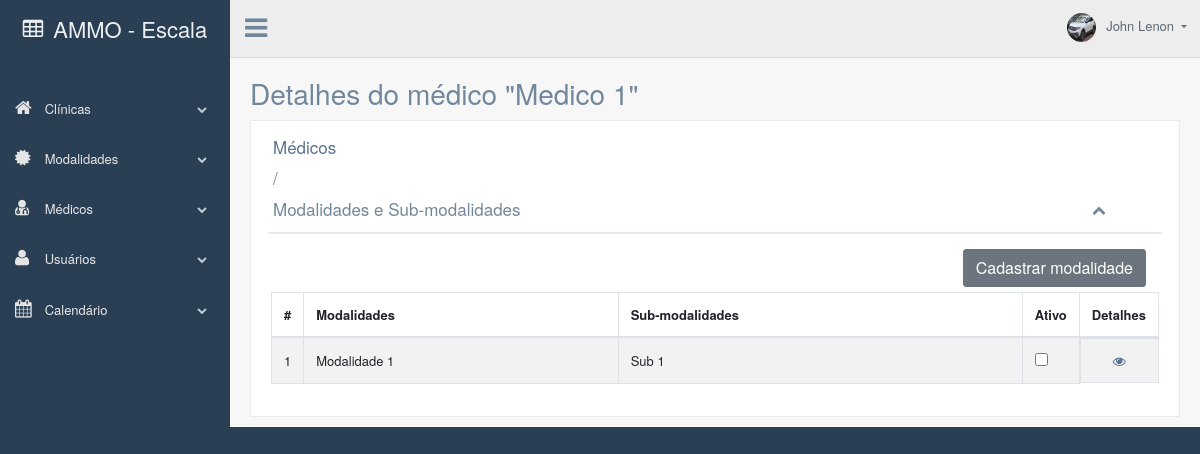
/detalhesMedicos.php?id=7 (signed in), run on an earlier commit of the app's database.
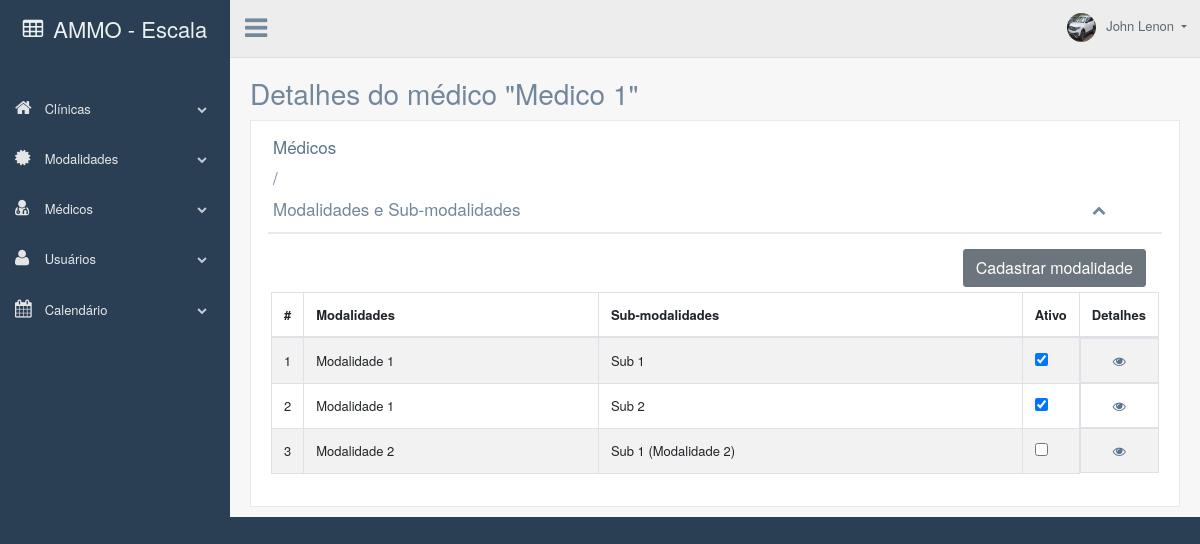
And on a later commit of the database.
### tables this page shows
CREATE TABLE `medicos` (
  `id` int(11) NOT NULL,
  `nome` varchar(255) NOT NULL,
  `email` varchar(255) NOT NULL,
  `cpf` varchar(14) NOT NULL,
  `senha` varchar(255) NOT NULL,
  `cor` varchar(255) NOT NULL
);

CREATE TABLE `sub_modalidades` (
  `id` int(11) NOT NULL,
  `id_modalidades` int(11) NOT NULL,
  `nome` varchar(255) NOT NULL
);

CREATE TABLE `modalidades` (
  `id` int(11) NOT NULL,
  `nome` varchar(255) NOT NULL
);

CREATE TABLE `detalhes_medico` (
  `id` int(11) NOT NULL,
  `id_medico` int(11) NOT NULL,
  `id_modalidade` int(11) NOT NULL,
  `id_sub` int(11) NOT NULL,
  `verificar` int(11) NOT NULL
);

### detalhesMedicos.php (the view, shortened to what this page needs)
<?php
include("banco_de_dados/medicosBanco.php");
$medico_id = $_GET['id'];
$algo = $mysqli->query("SELECT * FROM detalhes_medico WHERE id_medico = '$medico_id'");
?>
<!DOCTYPE html>
<html lang="pt-br">
<head>
    <?php include("links.php"); ?>
</head>
<body class="nav-md">
    <div class="container body">
        <div class="main_container">
            <div class="col-md-3 left_col">
                <div class="left_col scroll-view">
                    <?php include("estrutura/barra_lateral.php"); ?>
                </div>
            </div>
            <?php include("estrutura/cabecalho.php"); ?>
            <div class="right_col" role="main">
                <div class="page-title">
                    <div class="title_left">
                        <h3>Detalhes do médico "<?php
                                                $id = $_GET['id'];
                                                $sql = "SELECT nome FROM medicos WHERE id = $id";
                                                $result = $mysqli->query($sql);
                                                if ($result->num_rows > 0) {
                                                    $row = $result->fetch_assoc();
                                                    $nome = $row["nome"];
                                                    echo "$nome";
                                                }
                                                ?>"</h3>
                    </div>
                </div>
                <div class="clearfix"></div>
                <div class="row">
                    <div class="col-md-12 col-sm-12">
                        <div class="x_panel">
                            <div class="x_title">
                                <h2><a href="javascript:history.go(-1)">Médicos</a></h2>
                                <h2>/</h2>
                                <h2>Modalidades e Sub-modalidades</h2>
                                <ul class="nav navbar-right panel_toolbox">
                                    <li><a class="collapse-link"><i class="fa fa-chevron-up"></i></a>
                                    </li>
                                </ul>
                                <div class="clearfix"></div>
                            </div>
                            <div class="x_content">
                                <div class="d-flex justify-content-end mr-2"><a href="cadastroModalidades.php" class='btn btn-secondary'>Cadastrar modalidade</a></div>
                                <div class="card-box table-responsive">
                                    <table id="datatable-responsive" class="table table-striped table-bordered dt-responsive nowrap compact" cellspacing="0" width="100%">
                                        <thead>
                                            <tr>
                                                <th style="width: 0px;">#</th>
                                                <th>Modalidades</th>
                                                <th>Sub-modalidades</th>
                                                <th style="width: 0px;">Ativo</th>
                                                <th style="width: 0px;">Detalhes</th>
                                            </tr>
                                        </thead>
                                        <tbody>
                                            <?php
                                            $i = 0;
                                            $sub_modalidades = $mysqli->query("SELECT * FROM sub_modalidades");
                                            foreach ($sub_modalidades as $sub_modalidades) :
                                            ?>
                                                <tr>
                                                    <td class="align-middle" scope="row"><?php echo ++$i; ?></td>
                                                    <td class="align-middle"><?php
                                                                                $id = $sub_modalidades['id_modalidades'];
                                                                                $sql = "SELECT nome FROM modalidades WHERE id = $id";
                                                                                $result = $mysqli->query($sql);
                                                                                if ($result->num_rows > 0) {
                                                                                    $row = $result->fetch_assoc();
                                                                                    $nome = $row["nome"];
                                                                                    echo "$nome";
                                                                                }
                                                                                ?></td>
                                                    <td class="align-middle"><?php echo $sub_modalidades['nome']; ?></td>
                                                    <td class="align-middle">
                                                        <input id="switch" data-modalidade="<?php echo $sub_modalidades['id_modalidades'] ?>" data-id="<?php echo $sub_modalidades['id'] ?>" type="checkbox" class="js-switch" <?php
                                                                                                                                                            foreach ($algo as $item) :
                                                                                                                                                                if ($item['id_sub'] == $sub_modalidades['id']) {
                                                                                                                                                                    echo $item['verificar'] ? "checked" : '';
                                                                                                                                                                }
                                                                                                                                                            endforeach;
                                                                                                                                                            ?> />
                                                    </td>
                                                    <td class="align-middle d-flex justify-content-center">
                                                        <form style="margin: 0px;" action="detalhesModalidades.php?id=<?php echo $sub_modalidades['id_modalidades'] ?>" method="post">
                                                            <a href="javascript:void(0);" onclick="submitForm(this);" class="fa fa-eye" style="border:none; background-color:transparent;" type="submit" name="enviar_nome_modalidade" id="<?php echo $sub_modalidades['id_modalidades'] ?>"></a>
                                                        </form>
                                                    </td>
                                                </tr>
                                            <?php
                                            endforeach;
                                            ?>
                                        </tbody>
                                    </table>
                                </div>
                            </div>
                        </div>
                    </div>
                </div>
            </div>
        </div>
    </div>
</body>
</html>

### links.php (shortened to what this page needs)
<link href="vendors/iCheck/skins/flat/green.css" rel="stylesheet">
<link href="vendors/bootstrap/dist/css/bootstrap.css" rel="stylesheet">
<link href="vendors/font-awesome/css/font-awesome.css" rel="stylesheet">
<link href="vendors/nprogress/nprogress.css" rel="stylesheet">
<link href="vendors/pnotify/dist/pnotify.css" rel="stylesheet">
<link href="vendors/pnotify/dist/pnotify.buttons.css" rel="stylesheet">
<link href="vendors/pnotify/dist/pnotify.nonblock.css" rel="stylesheet">
<link href="vendors/datatables.net-bs/css/dataTables.bootstrap.min.css" rel="stylesheet">
<link href="vendors/datatables.net-buttons-bs/css/buttons.bootstrap.min.css" rel="stylesheet">
<link href="vendors/datatables.net-fixedheader-bs/css/fixedHeader.bootstrap.min.css" rel="stylesheet">
<link href="vendors/datatables.net-responsive-bs/css/responsive.bootstrap.min.css" rel="stylesheet">
<link href="vendors/datatables.net-scroller-bs/css/scroller.bootstrap.min.css" rel="stylesheet">
<link href="vendors/google-code-prettify/bin/prettify.min.css" rel="stylesheet">
<link href="vendors/select2/dist/css/select2.min.css" rel="stylesheet">
<link href="vendors/switchery/dist/switchery.css" rel="stylesheet">
<link href="vendors/animate.css/animate.css" rel="stylesheet">
<link href="vendors/dropzone/dist/dropzone.css" rel="stylesheet">
<link href="vendors/fullcalendar/dist/fullcalendar.min.css" rel="stylesheet">
<link href="vendors/fullcalendar/dist/fullcalendar.print.css" rel="stylesheet" media="print">
<link href="vendors/build/css/custom.css" rel="stylesheet">

### estrutura/barra_lateral.php (shortened to what this page needs)
<div class="navbar nav_title" style="border: 0;">
    <a href="listaClinicas.php" class="site_title d-flex justify-content-center align-items-center"> <i class="fa fa-table"></i> <span style="margin-right: 10px;"></span> <span>AMMO - Escala</span>  </a>
</div>
<br/>
<div id="sidebar-menu" class="main_menu_side hidden-print main_menu">
    <div class="menu_section">
        <ul class="nav side-menu">
            <li><a><i class="fa fa-home"></i> Clínicas <span class="fa fa-chevron-down"></span></a>
            </li>
            <li><a><i class="fa fa-certificate"></i> Modalidades <span class="fa fa-chevron-down"></span></a>
            </li>
            <li><a><i class="fa fa-user-md"></i> Médicos <span class="fa fa-chevron-down"></span></a>
            </li>
            <li><a><i class="fa fa-user"></i> Usuários <span class="fa fa-chevron-down"></span></a>
            </li>
            <li><a><i class="fa fa-calendar"></i> Calendário <span class="fa fa-chevron-down"></span></a>
            </li>
        </ul>
    </div>
</div>

### estrutura/cabecalho.php (shortened to what this page needs)
<?php
include("banco_de_dados/imagemBanco.php");
?>
<div class="top_nav">
    <div class="nav_menu">
        <div class="nav toggle mb-3">
            <a id="menu_toggle"><i class="fa fa-bars"></i></a>
        </div>
        <nav class="nav navbar-nav">
            <ul class=" navbar-right">
                <li class="nav-item dropdown open" style="padding-left: 15px;">
                    <a href="" class="user-profile dropdown-toggle" aria-haspopup="true" id="navbarDropdown" data-toggle="dropdown" aria-expanded="false">
                        <img src="<?php
                                    if (isset($_SESSION['nome'])) {
                                        $nomeUsuario = $_SESSION['nome'];
                                        $sql = "SELECT icone_nome FROM usuarios WHERE nome = '$nomeUsuario'";
                                        $result = $mysqli->query($sql);
                                        if ($result) {
                                            if ($result->num_rows > 0) {
                                                $row = $result->fetch_assoc();
                                                $icone_nome = $row['icone_nome'];
                                                if ($icone_nome != "") {
                                                    echo $icone_nome;
                                                } else {
                                                    echo 'imagens/icones/icone-usuario-sem-login.png';
                                                }
                                            }
                                        }
                                    }
                                    ?>" alt=""><?php echo $_SESSION['nome'] ?>
                    </a>
                </li>
            </ul>
        </nav>
    </div>
</div>

What changed in the data, as far as the page shows it:
computed for sub_modalidades "Sub 1": id.id_sub "☐" → "☑"
added sub_modalidades: id_modalidades.nome "Modalidade 1", nome "Sub 2", id.id_sub "☑"
added sub_modalidades: id_modalidades.nome "Modalidade 2", nome "Sub 1 (Modalidade 2)"
